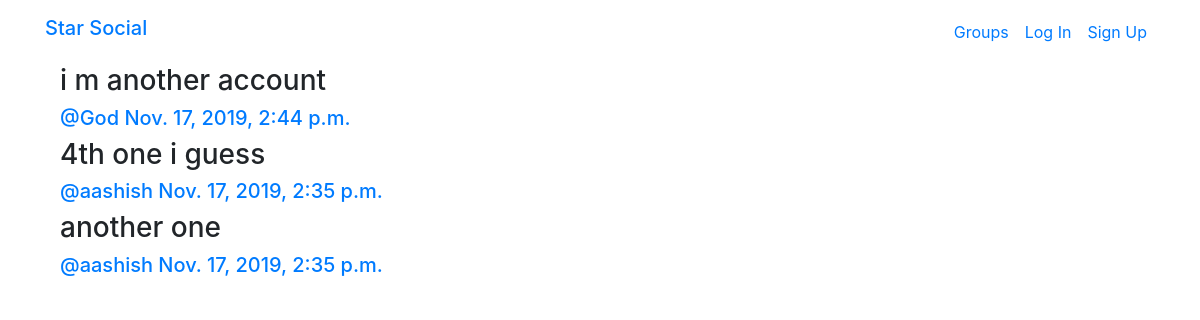
/posts/, run on the app's committed database.
### posts/models.py (models this page shows, shortened)
class Post(models.Model):
	user = models.ForeignKey(User,related_name='posts',on_delete=models.CASCADE)
	created_at = models.DateTimeField(auto_now=True)
	message = models.TextField()
	message_html = models.TextField(editable=False)
	group = models.ForeignKey(Group,related_name='posts',null=True,blank=True,on_delete=models.CASCADE)
	class Meta:
		ordering = ['-created_at']
		unique_together = ['user','message']

### posts/views.py (the view)
# urls.py: path('',views.PostList.as_view(),name='all'),
class PostList(SelectRelatedMixin,generic.ListView):
	model = models.Post
	select_related = ('user','group')

### posts/templates/posts/post_list.html (shortened to what this page needs)
{% extends 'posts/post_base.html' %}
{% block post_content %}
<div class="col-md-8">
	{% for post in post_list %}
		{% include 'posts/_post.html' %}
	{% endfor %}
</div>
{% endblock %}

### posts/templates/posts/_post.html (shortened to what this page needs)
<div class="post media">
	<div class="media-body">
		<h3>{{ post.message|safe }}</h3>
		<h5 class="media-heading">
			<span class="username">
				<a href="{% url 'posts:for_user' username=post.user.username %}">@{{post.user.username}}</a>
			</span>
			<time class="time">
				<a href="{% url 'posts:single' username=post.user.username pk=post.pk %}">{{post.created_at}}</a>
			</time>
		</h5>
	</div>
</div>

### data on the page
Post: message "i m another account", user.username "God", created_at "Nov. 17, 2019, 2:44 p.m."
Post: message "4th one i guess", user.username "aashish", created_at "Nov. 17, 2019, 2:35 p.m."
Post: message "another one", user.username "aashish", created_at "Nov. 17, 2019, 2:35 p.m."
